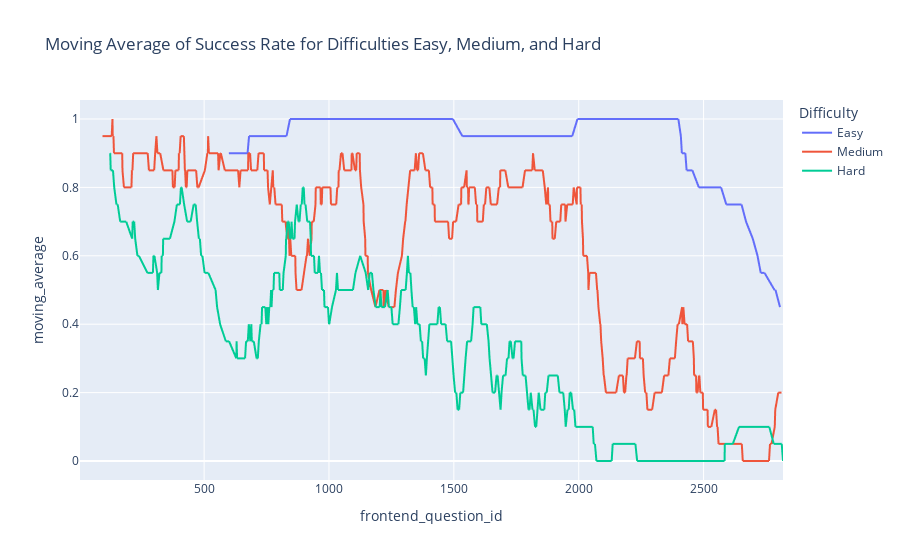

This figure's notebook cell:
### Code cell
# Fill missing difficulties with a placeholder value
df['difficulty'].fillna(0, inplace=True)

# Calculate success (1 for Accepted, 0 for others)
df['success'] = df['status'].apply(lambda x: 1 if x == "Accepted" else 0)

# Sort the DataFrame by frontend_question_id
df.sort_values('frontend_question_id', inplace=True)

# Create a DataFrame to hold the moving averages for each difficulty
moving_avg_df = pd.DataFrame()

window_size = 20 # You can choose your own window size for moving average
difficulty_mapping = {1: 'Easy', 2: 'Medium', 3: 'Hard'}
for difficulty, label in difficulty_mapping.items():
    subset = df[df['difficulty'] == difficulty].copy()
    subset['moving_average'] = subset['success'].rolling(window=window_size).mean()
    subset['difficulty_label'] = label
    moving_avg_df = moving_avg_df.append(subset)
    
# Plot using Plotly
fig = px.line(moving_avg_df, x='frontend_question_id', y='moving_average', color='difficulty_label', labels={'difficulty_label': 'Difficulty'}, title='Moving Average of Success Rate for Difficulties Easy, Medium, and Hard')
fig.show()

### Figure 1 — Plotly figure (JSON) as saved in the notebook; plotly's stock layout.template omitted (floating-point values rounded to 4 significant figures; data arrays with more than 128 entries replaced by an {"elided": "..."} marker saying what was removed)
{"data": [{"hovertemplate": "Difficulty=Easy<br>frontend_question_id=%{x}<br>moving_average=%{y}<extra></extra>", "legendgroup": "Easy", "line": {"color": "#636efa", "dash": "solid"}, "marker": {"symbol": "circle"}, "mode": "lines", "name": "Easy", "showlegend": true, "type": "scattergl", "x": [26, 110, 111, 118, 125, 145, 191, 242, 268, 290, 338, 349, 367, 414, 459, 496, 509, 551, 572, 599, 617, 645, 671, 674, 680, 682, 704, 706, 728, 762, 804, 830, 844, 867, 888, 892, 914, 933, 944, 953, 965, 993, 1009, 1025, 1071, 1103, 1108, 1128, 1175, 1200, 1207, 1252, 1266, 1304, 1323, 1360, 1399, 1408, 1422, 1431, 1464, 1486, 1496, 1534, 1556, 1566, 1582, 1614, 1619, 1640, 1656, 1748, 1758, 1768, 1800, 1837, 1854, 1880, 1886, 1920, 1925, 1971, 1974, 1995, 2006, 2027, 2032, 2053, 2068, 2148, 2160, 2206, 2215, 2248, 2259, 2269, 2325, 2399, 2409, 2413, 2427, 2432, 2455, 2481, 2570, 2591, 2651, 2652, 2670, 2697, 2716, 2729, 2744, 2784, 2788, 2806], "xaxis": "x", "y": [null, null, null, null, null, null, null, null, null, null, null, null, null, null, null, null, null, null, null, 0.9, 0.9, 0.9, 0.9, 0.9, 0.95, 0.95, 0.95, 0.95, 0.95, 0.95, 0.95, 0.95, 1, 1, 1, 1, 1, 1, 1, 1, 1, 1, 1, 1, 1, 1, 1, 1, 1, 1, 1, 1, 1, 1, 1, 1, 1, 1, 1, 1, 1, 1, 1, 0.95, 0.95, 0.95, 0.95, 0.95, 0.95, 0.95, 0.95, 0.95, 0.95, 0.95, 0.95, 0.95, 0.95, 0.95, 0.95, 0.95, 0.95, 0.95, 0.95, 1, 1, 1, 1, 1, 1, 1, 1, 1, 1, 1, 1, 1, 1, 1, 0.95, 0.9, 0.9, 0.85, 0.85, 0.8, 0.8, 0.75, 0.75, 0.75, 0.7, 0.65, 0.6, 0.55, 0.55, 0.5, 0.5, 0.45], "yaxis": "y"}, {"hovertemplate": "Difficulty=Medium<br>frontend_question_id=%{x}<br>moving_average=%{y}<extra></extra>", "legendgroup": "Medium", "line": {"color": "#EF553B", "dash": "solid"}, "marker": {"symbol": "circle"}, "mode": "lines", "name": "Medium", "showlegend": true, "type": "scattergl", "x": {"elided": "561 int values"}, "xaxis": "x", "y": {"elided": "561 float values"}, "yaxis": "y"}, {"hovertemplate": "Difficulty=Hard<br>frontend_question_id=%{x}<br>moving_average=%{y}<extra></extra>", "legendgroup": "Hard", "line": {"color": "#00cc96", "dash": "solid"}, "marker": {"symbol": "circle"}, "mode": "lines", "name": "Hard", "showlegend": true, "type": "scattergl", "x": {"elided": "487 int values"}, "xaxis": "x", "y": {"elided": "487 float values"}, "yaxis": "y"}], "layout": {"legend": {"title": {"text": "Difficulty"}, "tracegroupgap": 0}, "title": {"text": "Moving Average of Success Rate for Difficulties Easy, Medium, and Hard"}, "xaxis": {"anchor": "y", "domain": [0, 1], "title": {"text": "frontend_question_id"}}, "yaxis": {"anchor": "x", "domain": [0, 1], "title": {"text": "moving_average"}}}}
